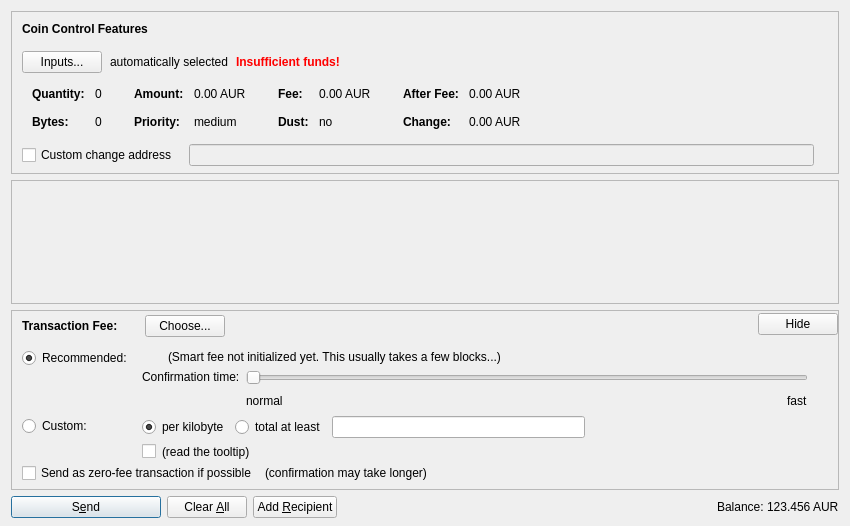
<?xml version="1.0" encoding="UTF-8"?>
<ui version="4.0">
 <class>SendCoinsDialog</class>
 <widget class="QDialog" name="SendCoinsDialog">
  <property name="geometry">
   <rect>
    <x>0</x>
    <y>0</y>
    <width>850</width>
    <height>526</height>
   </rect>
  </property>
  <property name="windowTitle">
   <string>Send Coins</string>
  </property>
  <layout class="QVBoxLayout" name="verticalLayout" stretch="0,1,0,0">
   <property name="bottomMargin">
    <number>8</number>
   </property>
   <item>
    <widget class="QFrame" name="frameCoinControl">
     <property name="sizePolicy">
      <sizepolicy hsizetype="Expanding" vsizetype="Expanding">
       <horstretch>0</horstretch>
       <verstretch>0</verstretch>
      </sizepolicy>
     </property>
     <property name="maximumSize">
      <size>
       <width>16777215</width>
       <height>16777215</height>
      </size>
     </property>
     <property name="frameShape">
      <enum>QFrame::StyledPanel</enum>
     </property>
     <property name="frameShadow">
      <enum>QFrame::Sunken</enum>
     </property>
     <layout class="QVBoxLayout" name="verticalLayoutCoinControl2">
      <property name="spacing">
       <number>0</number>
      </property>
      <property name="leftMargin">
       <number>0</number>
      </property>
      <property name="topMargin">
       <number>0</number>
      </property>
      <property name="rightMargin">
       <number>0</number>
      </property>
      <property name="bottomMargin">
       <number>6</number>
      </property>
      <item>
       <layout class="QVBoxLayout" name="verticalLayoutCoinControl" stretch="0,0,0,0,1">
        <property name="spacing">
         <number>0</number>
        </property>
        <property name="leftMargin">
         <number>10</number>
        </property>
        <property name="topMargin">
         <number>10</number>
        </property>
        <item>
         <layout class="QHBoxLayout" name="horizontalLayoutCoinControl1">
          <property name="bottomMargin">
           <number>15</number>
          </property>
          <item>
           <widget class="QLabel" name="labelCoinControlFeatures">
            <property name="sizePolicy">
             <sizepolicy hsizetype="Preferred" vsizetype="Maximum">
              <horstretch>0</horstretch>
              <verstretch>0</verstretch>
             </sizepolicy>
            </property>
            <property name="font">
             <font>
              <weight>75</weight>
              <bold>true</bold>
             </font>
            </property>
            <property name="styleSheet">
             <string notr="true">font-weight:bold;</string>
            </property>
            <property name="text">
             <string>Coin Control Features</string>
            </property>
           </widget>
          </item>
         </layout>
        </item>
        <item>
         <layout class="QHBoxLayout" name="horizontalLayoutCoinControl2" stretch="0,0,0,0">
          <property name="spacing">
           <number>8</number>
          </property>
          <property name="bottomMargin">
           <number>10</number>
          </property>
          <item>
           <widget class="QPushButton" name="pushButtonCoinControl">
            <property name="styleSheet">
             <string notr="true"/>
            </property>
            <property name="text">
             <string>Inputs...</string>
            </property>
            <property name="autoDefault">
             <bool>false</bool>
            </property>
           </widget>
          </item>
          <item>
           <widget class="QLabel" name="labelCoinControlAutomaticallySelected">
            <property name="text">
             <string>automatically selected</string>
            </property>
            <property name="margin">
             <number>5</number>
            </property>
           </widget>
          </item>
          <item>
           <widget class="QLabel" name="labelCoinControlInsuffFunds">
            <property name="font">
             <font>
              <weight>75</weight>
              <bold>true</bold>
             </font>
            </property>
            <property name="styleSheet">
             <string notr="true">color:red;font-weight:bold;</string>
            </property>
            <property name="text">
             <string>Insufficient funds!</string>
            </property>
            <property name="margin">
             <number>5</number>
            </property>
           </widget>
          </item>
          <item>
           <spacer name="horizontalSpacerCoinControl">
            <property name="orientation">
             <enum>Qt::Horizontal</enum>
            </property>
            <property name="sizeHint" stdset="0">
             <size>
              <width>40</width>
              <height>1</height>
             </size>
            </property>
           </spacer>
          </item>
         </layout>
        </item>
        <item>
         <widget class="QWidget" name="widgetCoinControl" native="true">
          <property name="sizePolicy">
           <sizepolicy hsizetype="Preferred" vsizetype="Preferred">
            <horstretch>0</horstretch>
            <verstretch>0</verstretch>
           </sizepolicy>
          </property>
          <property name="minimumSize">
           <size>
            <width>0</width>
            <height>0</height>
           </size>
          </property>
          <property name="styleSheet">
           <string notr="true"/>
          </property>
          <layout class="QHBoxLayout" name="horizontalLayoutCoinControl5">
           <property name="leftMargin">
            <number>0</number>
           </property>
           <property name="topMargin">
            <number>0</number>
           </property>
           <property name="rightMargin">
            <number>0</number>
           </property>
           <property name="bottomMargin">
            <number>0</number>
           </property>
           <item>
            <layout class="QHBoxLayout" name="horizontalLayoutCoinControl3" stretch="0,0,0,1">
             <property name="spacing">
              <number>20</number>
             </property>
             <property name="topMargin">
              <number>0</number>
             </property>
             <property name="bottomMargin">
              <number>10</number>
             </property>
             <item>
              <layout class="QFormLayout" name="formLayoutCoinControl1">
               <property name="horizontalSpacing">
                <number>10</number>
               </property>
               <property name="verticalSpacing">
                <number>14</number>
               </property>
               <property name="leftMargin">
                <number>10</number>
               </property>
               <property name="topMargin">
                <number>4</number>
               </property>
               <property name="rightMargin">
                <number>6</number>
               </property>
               <item row="0" column="0">
                <widget class="QLabel" name="labelCoinControlQuantityText">
                 <property name="font">
                  <font>
                   <weight>75</weight>
                   <bold>true</bold>
                  </font>
                 </property>
                 <property name="text">
                  <string>Quantity:</string>
                 </property>
                 <property name="margin">
                  <number>0</number>
                 </property>
                </widget>
               </item>
               <item row="0" column="1">
                <widget class="QLabel" name="labelCoinControlQuantity">
                 <property name="cursor">
                  <cursorShape>IBeamCursor</cursorShape>
                 </property>
                 <property name="contextMenuPolicy">
                  <enum>Qt::ActionsContextMenu</enum>
                 </property>
                 <property name="text">
                  <string notr="true">0</string>
                 </property>
                 <property name="margin">
                  <number>0</number>
                 </property>
                 <property name="textInteractionFlags">
                  <set>Qt::LinksAccessibleByMouse|Qt::TextSelectableByKeyboard|Qt::TextSelectableByMouse</set>
                 </property>
                </widget>
               </item>
               <item row="1" column="0">
                <widget class="QLabel" name="labelCoinControlBytesText">
                 <property name="font">
                  <font>
                   <weight>75</weight>
                   <bold>true</bold>
                  </font>
                 </property>
                 <property name="text">
                  <string>Bytes:</string>
                 </property>
                </widget>
               </item>
               <item row="1" column="1">
                <widget class="QLabel" name="labelCoinControlBytes">
                 <property name="cursor">
                  <cursorShape>IBeamCursor</cursorShape>
                 </property>
                 <property name="contextMenuPolicy">
                  <enum>Qt::ActionsContextMenu</enum>
                 </property>
                 <property name="text">
                  <string notr="true">0</string>
                 </property>
                 <property name="textInteractionFlags">
                  <set>Qt::LinksAccessibleByMouse|Qt::TextSelectableByKeyboard|Qt::TextSelectableByMouse</set>
                 </property>
                </widget>
               </item>
              </layout>
             </item>
             <item>
              <layout class="QFormLayout" name="formLayoutCoinControl2">
               <property name="horizontalSpacing">
                <number>10</number>
               </property>
               <property name="verticalSpacing">
                <number>14</number>
               </property>
               <property name="leftMargin">
                <number>6</number>
               </property>
               <property name="topMargin">
                <number>4</number>
               </property>
               <property name="rightMargin">
                <number>6</number>
               </property>
               <item row="0" column="0">
                <widget class="QLabel" name="labelCoinControlAmountText">
                 <property name="font">
                  <font>
                   <weight>75</weight>
                   <bold>true</bold>
                  </font>
                 </property>
                 <property name="text">
                  <string>Amount:</string>
                 </property>
                 <property name="margin">
                  <number>0</number>
                 </property>
                </widget>
               </item>
               <item row="0" column="1">
                <widget class="QLabel" name="labelCoinControlAmount">
                 <property name="cursor">
                  <cursorShape>IBeamCursor</cursorShape>
                 </property>
                 <property name="contextMenuPolicy">
                  <enum>Qt::ActionsContextMenu</enum>
                 </property>
                 <property name="text">
                  <string notr="true">0.00 AUR</string>
                 </property>
                 <property name="textInteractionFlags">
                  <set>Qt::LinksAccessibleByMouse|Qt::TextSelectableByKeyboard|Qt::TextSelectableByMouse</set>
                 </property>
                </widget>
               </item>
               <item row="1" column="0">
                <widget class="QLabel" name="labelCoinControlPriorityText">
                 <property name="font">
                  <font>
                   <weight>75</weight>
                   <bold>true</bold>
                  </font>
                 </property>
                 <property name="text">
                  <string>Priority:</string>
                 </property>
                </widget>
               </item>
               <item row="1" column="1">
                <widget class="QLabel" name="labelCoinControlPriority">
                 <property name="cursor">
                  <cursorShape>IBeamCursor</cursorShape>
                 </property>
                 <property name="contextMenuPolicy">
                  <enum>Qt::ActionsContextMenu</enum>
                 </property>
                 <property name="text">
                  <string notr="true">medium</string>
                 </property>
                 <property name="textInteractionFlags">
                  <set>Qt::LinksAccessibleByMouse|Qt::TextSelectableByKeyboard|Qt::TextSelectableByMouse</set>
                 </property>
                </widget>
               </item>
              </layout>
             </item>
             <item>
              <layout class="QFormLayout" name="formLayoutCoinControl3">
               <property name="horizontalSpacing">
                <number>10</number>
               </property>
               <property name="verticalSpacing">
                <number>14</number>
               </property>
               <property name="leftMargin">
                <number>6</number>
               </property>
               <property name="topMargin">
                <number>4</number>
               </property>
               <property name="rightMargin">
                <number>6</number>
               </property>
               <item row="0" column="0">
                <widget class="QLabel" name="labelCoinControlFeeText">
                 <property name="font">
                  <font>
                   <weight>75</weight>
                   <bold>true</bold>
                  </font>
                 </property>
                 <property name="text">
                  <string>Fee:</string>
                 </property>
                 <property name="margin">
                  <number>0</number>
                 </property>
                </widget>
               </item>
               <item row="0" column="1">
                <widget class="QLabel" name="labelCoinControlFee">
                 <property name="cursor">
                  <cursorShape>IBeamCursor</cursorShape>
                 </property>
                 <property name="contextMenuPolicy">
                  <enum>Qt::ActionsContextMenu</enum>
                 </property>
                 <property name="text">
                  <string notr="true">0.00 AUR</string>
                 </property>
                 <property name="textInteractionFlags">
                  <set>Qt::LinksAccessibleByMouse|Qt::TextSelectableByKeyboard|Qt::TextSelectableByMouse</set>
                 </property>
                </widget>
               </item>
               <item row="1" column="0">
                <widget class="QLabel" name="labelCoinControlLowOutputText">
                 <property name="font">
                  <font>
                   <weight>75</weight>
                   <bold>true</bold>
                  </font>
                 </property>
                 <property name="text">
                  <string>Dust:</string>
                 </property>
                </widget>
               </item>
               <item row="1" column="1">
                <widget class="QLabel" name="labelCoinControlLowOutput">
                 <property name="cursor">
                  <cursorShape>IBeamCursor</cursorShape>
                 </property>
                 <property name="contextMenuPolicy">
                  <enum>Qt::ActionsContextMenu</enum>
                 </property>
                 <property name="text">
                  <string notr="true">no</string>
                 </property>
                 <property name="textInteractionFlags">
                  <set>Qt::LinksAccessibleByMouse|Qt::TextSelectableByKeyboard|Qt::TextSelectableByMouse</set>
                 </property>
                </widget>
               </item>
              </layout>
             </item>
             <item>
              <layout class="QFormLayout" name="formLayoutCoinControl4">
               <property name="horizontalSpacing">
                <number>10</number>
               </property>
               <property name="verticalSpacing">
                <number>14</number>
               </property>
               <property name="leftMargin">
                <number>6</number>
               </property>
               <property name="topMargin">
                <number>4</number>
               </property>
               <property name="rightMargin">
                <number>6</number>
               </property>
               <item row="0" column="0">
                <widget class="QLabel" name="labelCoinControlAfterFeeText">
                 <property name="font">
                  <font>
                   <weight>75</weight>
                   <bold>true</bold>
                  </font>
                 </property>
                 <property name="text">
                  <string>After Fee:</string>
                 </property>
                 <property name="margin">
                  <number>0</number>
                 </property>
                </widget>
               </item>
               <item row="0" column="1">
                <widget class="QLabel" name="labelCoinControlAfterFee">
                 <property name="cursor">
                  <cursorShape>IBeamCursor</cursorShape>
                 </property>
                 <property name="contextMenuPolicy">
                  <enum>Qt::ActionsContextMenu</enum>
                 </property>
                 <property name="text">
                  <string notr="true">0.00 AUR</string>
                 </property>
                 <property name="textInteractionFlags">
                  <set>Qt::LinksAccessibleByMouse|Qt::TextSelectableByKeyboard|Qt::TextSelectableByMouse</set>
                 </property>
                </widget>
               </item>
               <item row="1" column="0">
                <widget class="QLabel" name="labelCoinControlChangeText">
                 <property name="font">
                  <font>
                   <weight>75</weight>
                   <bold>true</bold>
                  </font>
                 </property>
                 <property name="text">
                  <string>Change:</string>
                 </property>
                </widget>
               </item>
               <item row="1" column="1">
                <widget class="QLabel" name="labelCoinControlChange">
                 <property name="cursor">
                  <cursorShape>IBeamCursor</cursorShape>
                 </property>
                 <property name="contextMenuPolicy">
                  <enum>Qt::ActionsContextMenu</enum>
                 </property>
                 <property name="text">
                  <string notr="true">0.00 AUR</string>
                 </property>
                 <property name="textInteractionFlags">
                  <set>Qt::LinksAccessibleByMouse|Qt::TextSelectableByKeyboard|Qt::TextSelectableByMouse</set>
                 </property>
                </widget>
               </item>
              </layout>
             </item>
            </layout>
           </item>
          </layout>
         </widget>
        </item>
        <item>
         <layout class="QHBoxLayout" name="horizontalLayoutCoinControl4" stretch="0,0,0">
          <property name="spacing">
           <number>12</number>
          </property>
          <property name="sizeConstraint">
           <enum>QLayout::SetDefaultConstraint</enum>
          </property>
          <property name="topMargin">
           <number>5</number>
          </property>
          <property name="rightMargin">
           <number>5</number>
          </property>
          <item>
           <widget class="QCheckBox" name="checkBoxCoinControlChange">
            <property name="toolTip">
             <string>If this is activated, but the change address is empty or invalid, change will be sent to a newly generated address.</string>
            </property>
            <property name="text">
             <string>Custom change address</string>
            </property>
           </widget>
          </item>
          <item>
           <widget class="QValidatedLineEdit" name="lineEditCoinControlChange">
            <property name="enabled">
             <bool>false</bool>
            </property>
            <property name="sizePolicy">
             <sizepolicy hsizetype="Expanding" vsizetype="Fixed">
              <horstretch>0</horstretch>
              <verstretch>0</verstretch>
             </sizepolicy>
            </property>
           </widget>
          </item>
          <item>
           <widget class="QLabel" name="labelCoinControlChangeLabel">
            <property name="sizePolicy">
             <sizepolicy hsizetype="Preferred" vsizetype="Expanding">
              <horstretch>0</horstretch>
              <verstretch>0</verstretch>
             </sizepolicy>
            </property>
            <property name="minimumSize">
             <size>
              <width>0</width>
              <height>0</height>
             </size>
            </property>
            <property name="text">
             <string/>
            </property>
            <property name="margin">
             <number>3</number>
            </property>
           </widget>
          </item>
         </layout>
        </item>
        <item>
         <spacer name="verticalSpacerCoinControl">
          <property name="orientation">
           <enum>Qt::Vertical</enum>
          </property>
          <property name="sizeHint" stdset="0">
           <size>
            <width>800</width>
            <height>1</height>
           </size>
          </property>
         </spacer>
        </item>
       </layout>
      </item>
     </layout>
    </widget>
   </item>
   <item>
    <widget class="QScrollArea" name="scrollArea">
     <property name="widgetResizable">
      <bool>true</bool>
     </property>
     <widget class="QWidget" name="scrollAreaWidgetContents">
      <property name="geometry">
       <rect>
        <x>0</x>
        <y>0</y>
        <width>830</width>
        <height>68</height>
       </rect>
      </property>
      <layout class="QVBoxLayout" name="verticalLayout_2" stretch="0,1">
       <property name="leftMargin">
        <number>0</number>
       </property>
       <property name="topMargin">
        <number>0</number>
       </property>
       <property name="rightMargin">
        <number>0</number>
       </property>
       <property name="bottomMargin">
        <number>0</number>
       </property>
       <item>
        <layout class="QVBoxLayout" name="entries">
         <property name="spacing">
          <number>6</number>
         </property>
        </layout>
       </item>
       <item>
        <spacer name="verticalSpacer">
         <property name="orientation">
          <enum>Qt::Vertical</enum>
         </property>
         <property name="sizeHint" stdset="0">
          <size>
           <width>20</width>
           <height>40</height>
          </size>
         </property>
        </spacer>
       </item>
      </layout>
     </widget>
    </widget>
   </item>
   <item>
    <widget class="QFrame" name="frameFee">
     <property name="sizePolicy">
      <sizepolicy hsizetype="Expanding" vsizetype="Expanding">
       <horstretch>0</horstretch>
       <verstretch>0</verstretch>
      </sizepolicy>
     </property>
     <property name="maximumSize">
      <size>
       <width>16777215</width>
       <height>16777215</height>
      </size>
     </property>
     <property name="frameShape">
      <enum>QFrame::StyledPanel</enum>
     </property>
     <property name="frameShadow">
      <enum>QFrame::Sunken</enum>
     </property>
     <layout class="QVBoxLayout" name="verticalLayoutFee1">
      <property name="spacing">
       <number>0</number>
      </property>
      <property name="leftMargin">
       <number>0</number>
      </property>
      <property name="topMargin">
       <number>0</number>
      </property>
      <property name="rightMargin">
       <number>0</number>
      </property>
      <property name="bottomMargin">
       <number>0</number>
      </property>
      <item>
       <layout class="QVBoxLayout" name="verticalLayoutFee2" stretch="0,0,0">
        <property name="spacing">
         <number>0</number>
        </property>
        <property name="leftMargin">
         <number>10</number>
        </property>
        <property name="topMargin">
         <number>0</number>
        </property>
        <item>
         <layout class="QHBoxLayout" name="horizontalLayoutFee1">
          <property name="bottomMargin">
           <number>0</number>
          </property>
          <item>
           <layout class="QVBoxLayout" name="verticalLayoutFee7">
            <property name="spacing">
             <number>0</number>
            </property>
            <item>
             <spacer name="verticalSpacerSmartFee">
              <property name="orientation">
               <enum>Qt::Vertical</enum>
              </property>
              <property name="sizeType">
               <enum>QSizePolicy::Fixed</enum>
              </property>
              <property name="sizeHint" stdset="0">
               <size>
                <width>1</width>
                <height>4</height>
               </size>
              </property>
             </spacer>
            </item>
            <item>
             <layout class="QHBoxLayout" name="horizontalLayoutSmartFee">
              <property name="spacing">
               <number>10</number>
              </property>
              <item>
               <widget class="QLabel" name="labelFeeHeadline">
                <property name="sizePolicy">
                 <sizepolicy hsizetype="Preferred" vsizetype="Maximum">
                  <horstretch>0</horstretch>
                  <verstretch>0</verstretch>
                 </sizepolicy>
                </property>
                <property name="font">
                 <font>
                  <weight>75</weight>
                  <bold>true</bold>
                 </font>
                </property>
                <property name="styleSheet">
                 <string notr="true">font-weight:bold;</string>
                </property>
                <property name="text">
                 <string>Transaction Fee:</string>
                </property>
               </widget>
              </item>
              <item>
               <widget class="QLabel" name="labelFeeMinimized">
                <property name="text">
                 <string/>
                </property>
               </widget>
              </item>
              <item>
               <widget class="QPushButton" name="buttonChooseFee">
                <property name="text">
                 <string>Choose...</string>
                </property>
               </widget>
              </item>
             </layout>
            </item>
            <item>
             <spacer name="verticalSpacer_5">
              <property name="orientation">
               <enum>Qt::Vertical</enum>
              </property>
              <property name="sizeHint" stdset="0">
               <size>
                <width>1</width>
                <height>1</height>
               </size>
              </property>
             </spacer>
            </item>
           </layout>
          </item>
          <item>
           <spacer name="horizontalSpacer_4">
            <property name="orientation">
             <enum>Qt::Horizontal</enum>
            </property>
            <property name="sizeHint" stdset="0">
             <size>
              <width>40</width>
              <height>20</height>
             </size>
            </property>
           </spacer>
          </item>
          <item>
           <widget class="QPushButton" name="buttonMinimizeFee">
            <property name="toolTip">
             <string>collapse fee-settings</string>
            </property>
            <property name="text">
             <string>Hide</string>
            </property>
           </widget>
          </item>
         </layout>
        </item>
        <item>
         <widget class="QFrame" name="frameFeeSelection">
          <layout class="QVBoxLayout" name="verticalLayoutFee12">
           <property name="spacing">
            <number>0</number>
           </property>
           <property name="leftMargin">
            <number>0</number>
           </property>
           <property name="topMargin">
            <number>0</number>
           </property>
           <property name="rightMargin">
            <number>0</number>
           </property>
           <property name="bottomMargin">
            <number>0</number>
           </property>
           <item>
            <layout class="QGridLayout" name="gridLayoutFee">
             <property name="topMargin">
              <number>10</number>
             </property>
             <property name="bottomMargin">
              <number>4</number>
             </property>
             <property name="horizontalSpacing">
              <number>10</number>
             </property>
             <property name="verticalSpacing">
              <number>4</number>
             </property>
             <item row="1" column="1">
              <layout class="QVBoxLayout" name="verticalLayoutFee8">
               <property name="spacing">
                <number>6</number>
               </property>
               <item>
                <layout class="QHBoxLayout" name="horizontalLayoutFee13">
                 <item>
                  <widget class="QRadioButton" name="radioCustomPerKilobyte">
                   <property name="toolTip">
                    <string>If the custom fee is set to 1000 satoshis and the transaction is only 250 bytes, then &quot;per kilobyte&quot; only pays 250 satoshis in fee, while &quot;total at least&quot; pays 1000 satoshis. For transactions bigger than a kilobyte both pay by kilobyte.</string>
                   </property>
                   <property name="text">
                    <string>per kilobyte</string>
                   </property>
                   <property name="checked">
                    <bool>true</bool>
                   </property>
                   <attribute name="buttonGroup">
                    <string notr="true">groupCustomFee</string>
                   </attribute>
                  </widget>
                 </item>
                 <item>
                  <widget class="QRadioButton" name="radioCustomAtLeast">
                   <property name="toolTip">
                    <string>If the custom fee is set to 1000 satoshis and the transaction is only 250 bytes, then &quot;per kilobyte&quot; only pays 250 satoshis in fee, while &quot;total at least&quot; pays 1000 satoshis. For transactions bigger than a kilobyte both pay by kilobyte.</string>
                   </property>
                   <property name="text">
                    <string>total at least</string>
                   </property>
                   <attribute name="buttonGroup">
                    <string notr="true">groupCustomFee</string>
                   </attribute>
                  </widget>
                 </item>
                 <item>
                  <widget class="AureusAmountField" name="customFee"/>
                 </item>
                 <item>
                  <spacer name="horizontalSpacer_6">
                   <property name="orientation">
                    <enum>Qt::Horizontal</enum>
                   </property>
                   <property name="sizeHint" stdset="0">
                    <size>
                     <width>1</width>
                     <height>1</height>
                    </size>
                   </property>
                  </spacer>
                 </item>
                </layout>
               </item>
               <item>
                <layout class="QHBoxLayout" name="horizontalLayoutFee8">
                 <item>
                  <widget class="QCheckBox" name="checkBoxMinimumFee">
                   <property name="toolTip">
                    <string>Paying only the minimum fee is just fine as long as there is less transaction volume than space in the blocks. But be aware that this can end up in a never confirming transaction once there is more demand for aureus transactions than the network can process.</string>
                   </property>
                   <property name="text">
                    <string/>
                   </property>
                  </widget>
                 </item>
                 <item>
                  <widget class="QLabel" name="labelMinFeeWarning">
                   <property name="enabled">
                    <bool>true</bool>
                   </property>
                   <property name="toolTip">
                    <string>Paying only the minimum fee is just fine as long as there is less transaction volume than space in the blocks. But be aware that this can end up in a never confirming transaction once there is more demand for aureus transactions than the network can process.</string>
                   </property>
                   <property name="text">
                    <string>(read the tooltip)</string>
                   </property>
                   <property name="margin">
                    <number>5</number>
                   </property>
                  </widget>
                 </item>
                 <item>
                  <spacer name="horizontalSpacer_2">
                   <property name="orientation">
                    <enum>Qt::Horizontal</enum>
                   </property>
                   <property name="sizeHint" stdset="0">
                    <size>
                     <width>1</width>
                     <height>1</height>
                    </size>
                   </property>
                  </spacer>
                 </item>
                </layout>
               </item>
              </layout>
             </item>
             <item row="0" column="0">
              <layout class="QVBoxLayout" name="verticalLayoutFee4" stretch="0,1">
               <item>
                <widget class="QRadioButton" name="radioSmartFee">
                 <property name="text">
                  <string>Recommended:</string>
                 </property>
                 <property name="checked">
                  <bool>true</bool>
                 </property>
                 <attribute name="buttonGroup">
                  <string notr="true">groupFee</string>
                 </attribute>
                </widget>
               </item>
               <item>
                <spacer name="verticalSpacer_2">
                 <property name="orientation">
                  <enum>Qt::Vertical</enum>
                 </property>
                 <property name="sizeHint" stdset="0">
                  <size>
                   <width>1</width>
                   <height>1</height>
                  </size>
                 </property>
                </spacer>
               </item>
              </layout>
             </item>
             <item row="1" column="0">
              <layout class="QVBoxLayout" name="verticalLayoutFee9" stretch="0,1">
               <item>
                <widget class="QRadioButton" name="radioCustomFee">
                 <property name="text">
                  <string>Custom:</string>
                 </property>
                 <attribute name="buttonGroup">
                  <string notr="true">groupFee</string>
                 </attribute>
                </widget>
               </item>
               <item>
                <spacer name="verticalSpacer_6">
                 <property name="orientation">
                  <enum>Qt::Vertical</enum>
                 </property>
                 <property name="sizeHint" stdset="0">
                  <size>
                   <width>1</width>
                   <height>1</height>
                  </size>
                 </property>
                </spacer>
               </item>
              </layout>
             </item>
             <item row="0" column="1">
              <layout class="QVBoxLayout" name="verticalLayoutFee3" stretch="0,0,1">
               <property name="spacing">
                <number>6</number>
               </property>
               <property name="topMargin">
                <number>2</number>
               </property>
               <item>
                <layout class="QHBoxLayout" name="horizontalLayoutFee12">
                 <item>
                  <widget class="QLabel" name="labelSmartFee">
                   <property name="text">
                    <string/>
                   </property>
                   <property name="margin">
                    <number>2</number>
                   </property>
                  </widget>
                 </item>
                 <item>
                  <widget class="QLabel" name="labelFeeEstimation">
                   <property name="text">
                    <string/>
                   </property>
                  </widget>
                 </item>
                 <item>
                  <widget class="QLabel" name="labelSmartFee2">
                   <property name="text">
                    <string>(Smart fee not initialized yet. This usually takes a few blocks...)</string>
                   </property>
                   <property name="margin">
                    <number>2</number>
                   </property>
                  </widget>
                 </item>
                 <item>
                  <spacer name="horizontalSpacer_5">
                   <property name="orientation">
                    <enum>Qt::Horizontal</enum>
                   </property>
                   <property name="sizeHint" stdset="0">
                    <size>
                     <width>1</width>
                     <height>1</height>
                    </size>
                   </property>
                  </spacer>
                 </item>
                </layout>
               </item>
               <item>
                <layout class="QHBoxLayout" name="horizontalLayoutFee9">
                 <item>
                  <layout class="QVBoxLayout" name="verticalLayoutFee6">
                   <item>
                    <widget class="QLabel" name="labelSmartFee3">
                     <property name="text">
                      <string>Confirmation time:</string>
                     </property>
                     <property name="margin">
                      <number>2</number>
                     </property>
                    </widget>
                   </item>
                   <item>
                    <spacer name="verticalSpacer_3">
                     <property name="orientation">
                      <enum>Qt::Vertical</enum>
                     </property>
                     <property name="sizeHint" stdset="0">
                      <size>
                       <width>1</width>
                       <height>1</height>
                      </size>
                     </property>
                    </spacer>
                   </item>
                  </layout>
                 </item>
                 <item>
                  <layout class="QVBoxLayout" name="verticalLayoutFee5">
                   <property name="rightMargin">
                    <number>30</number>
                   </property>
                   <item>
                    <widget class="QSlider" name="sliderSmartFee">
                     <property name="minimum">
                      <number>0</number>
                     </property>
                     <property name="maximum">
                      <number>24</number>
                     </property>
                     <property name="pageStep">
                      <number>1</number>
                     </property>
                     <property name="value">
                      <number>0</number>
                     </property>
                     <property name="orientation">
                      <enum>Qt::Horizontal</enum>
                     </property>
                     <property name="invertedAppearance">
                      <bool>false</bool>
                     </property>
                     <property name="invertedControls">
                      <bool>false</bool>
                     </property>
                     <property name="tickPosition">
                      <enum>QSlider::NoTicks</enum>
                     </property>
                    </widget>
                   </item>
                   <item>
                    <layout class="QHBoxLayout" name="horizontalLayoutFee10">
                     <item>
                      <widget class="QLabel" name="labelSmartFeeNormal">
                       <property name="text">
                        <string>normal</string>
                       </property>
                      </widget>
                     </item>
                     <item>
                      <spacer name="horizontalSpacer_3">
                       <property name="orientation">
                        <enum>Qt::Horizontal</enum>
                       </property>
                       <property name="sizeHint" stdset="0">
                        <size>
                         <width>40</width>
                         <height>20</height>
                        </size>
                       </property>
                      </spacer>
                     </item>
                     <item>
                      <widget class="QLabel" name="labelSmartFeeFast">
                       <property name="text">
                        <string>fast</string>
                       </property>
                      </widget>
                     </item>
                    </layout>
                   </item>
                  </layout>
                 </item>
                </layout>
               </item>
               <item>
                <spacer name="verticalSpacer_4">
                 <property name="orientation">
                  <enum>Qt::Vertical</enum>
                 </property>
                 <property name="sizeHint" stdset="0">
                  <size>
                   <width>1</width>
                   <height>1</height>
                  </size>
                 </property>
                </spacer>
               </item>
              </layout>
             </item>
            </layout>
           </item>
           <item>
            <layout class="QHBoxLayout" name="horizontalLayoutFee5" stretch="0,0,0">
             <property name="spacing">
              <number>8</number>
             </property>
             <property name="bottomMargin">
              <number>4</number>
             </property>
             <item>
              <widget class="QCheckBox" name="checkBoxFreeTx">
               <property name="text">
                <string>Send as zero-fee transaction if possible</string>
               </property>
              </widget>
             </item>
             <item>
              <widget class="QLabel" name="labelFreeTx">
               <property name="text">
                <string>(confirmation may take longer)</string>
               </property>
               <property name="margin">
                <number>5</number>
               </property>
              </widget>
             </item>
             <item>
              <spacer name="horizontalSpacerFee5">
               <property name="orientation">
                <enum>Qt::Horizontal</enum>
               </property>
               <property name="sizeHint" stdset="0">
                <size>
                 <width>1</width>
                 <height>1</height>
                </size>
               </property>
              </spacer>
             </item>
            </layout>
           </item>
           <item>
            <spacer name="verticalSpacerFee2">
             <property name="orientation">
              <enum>Qt::Vertical</enum>
             </property>
             <property name="sizeHint" stdset="0">
              <size>
               <width>1</width>
               <height>1</height>
              </size>
             </property>
            </spacer>
           </item>
          </layout>
         </widget>
        </item>
        <item>
         <spacer name="verticalSpacerFee">
          <property name="orientation">
           <enum>Qt::Vertical</enum>
          </property>
          <property name="sizeHint" stdset="0">
           <size>
            <width>800</width>
            <height>1</height>
           </size>
          </property>
         </spacer>
        </item>
       </layout>
      </item>
     </layout>
    </widget>
   </item>
   <item>
    <layout class="QHBoxLayout" name="horizontalLayout">
     <item>
      <widget class="QPushButton" name="sendButton">
       <property name="minimumSize">
        <size>
         <width>150</width>
         <height>0</height>
        </size>
       </property>
       <property name="toolTip">
        <string>Confirm the send action</string>
       </property>
       <property name="text">
        <string>S&amp;end</string>
       </property>
       <property name="icon">
        <iconset resource="../aureus.qrc">
         <normaloff>:/icons/send</normaloff>:/icons/send</iconset>
       </property>
       <property name="autoDefault">
        <bool>false</bool>
       </property>
       <property name="default">
        <bool>true</bool>
       </property>
      </widget>
     </item>
     <item>
      <widget class="QPushButton" name="clearButton">
       <property name="sizePolicy">
        <sizepolicy hsizetype="Minimum" vsizetype="Fixed">
         <horstretch>0</horstretch>
         <verstretch>0</verstretch>
        </sizepolicy>
       </property>
       <property name="toolTip">
        <string>Clear all fields of the form.</string>
       </property>
       <property name="text">
        <string>Clear &amp;All</string>
       </property>
       <property name="icon">
        <iconset resource="../aureus.qrc">
         <normaloff>:/icons/remove</normaloff>:/icons/remove</iconset>
       </property>
       <property name="autoDefault">
        <bool>false</bool>
       </property>
      </widget>
     </item>
     <item>
      <widget class="QPushButton" name="addButton">
       <property name="toolTip">
        <string>Send to multiple recipients at once</string>
       </property>
       <property name="text">
        <string>Add &amp;Recipient</string>
       </property>
       <property name="icon">
        <iconset resource="../aureus.qrc">
         <normaloff>:/icons/add</normaloff>:/icons/add</iconset>
       </property>
       <property name="autoDefault">
        <bool>false</bool>
       </property>
      </widget>
     </item>
     <item>
      <spacer name="horizontalSpacer">
       <property name="orientation">
        <enum>Qt::Horizontal</enum>
       </property>
       <property name="sizeHint" stdset="0">
        <size>
         <width>40</width>
         <height>20</height>
        </size>
       </property>
      </spacer>
     </item>
     <item>
      <layout class="QHBoxLayout" name="horizontalLayout_2">
       <property name="spacing">
        <number>3</number>
       </property>
       <item>
        <widget class="QLabel" name="label">
         <property name="sizePolicy">
          <sizepolicy hsizetype="Preferred" vsizetype="Fixed">
           <horstretch>0</horstretch>
           <verstretch>0</verstretch>
          </sizepolicy>
         </property>
         <property name="text">
          <string>Balance:</string>
         </property>
        </widget>
       </item>
       <item>
        <widget class="QLabel" name="labelBalance">
         <property name="sizePolicy">
          <sizepolicy hsizetype="Preferred" vsizetype="Fixed">
           <horstretch>0</horstretch>
           <verstretch>0</verstretch>
          </sizepolicy>
         </property>
         <property name="cursor">
          <cursorShape>IBeamCursor</cursorShape>
         </property>
         <property name="text">
          <string notr="true">123.456 AUR</string>
         </property>
         <property name="textInteractionFlags">
          <set>Qt::LinksAccessibleByMouse|Qt::TextSelectableByKeyboard|Qt::TextSelectableByMouse</set>
         </property>
        </widget>
       </item>
      </layout>
     </item>
    </layout>
   </item>
  </layout>
 </widget>
 <customwidgets>
  <customwidget>
   <class>QValidatedLineEdit</class>
   <extends>QLineEdit</extends>
   <header>qvalidatedlineedit.h</header>
  </customwidget>
  <customwidget>
   <class>AureusAmountField</class>
   <extends>QLineEdit</extends>
   <header>aureusamountfield.h</header>
   <container>1</container>
  </customwidget>
 </customwidgets>
 <resources>
  <include location="../aureus.qrc"/>
 </resources>
 <connections/>
 <buttongroups>
  <buttongroup name="groupFee"/>
  <buttongroup name="groupCustomFee"/>
 </buttongroups>
</ui>
